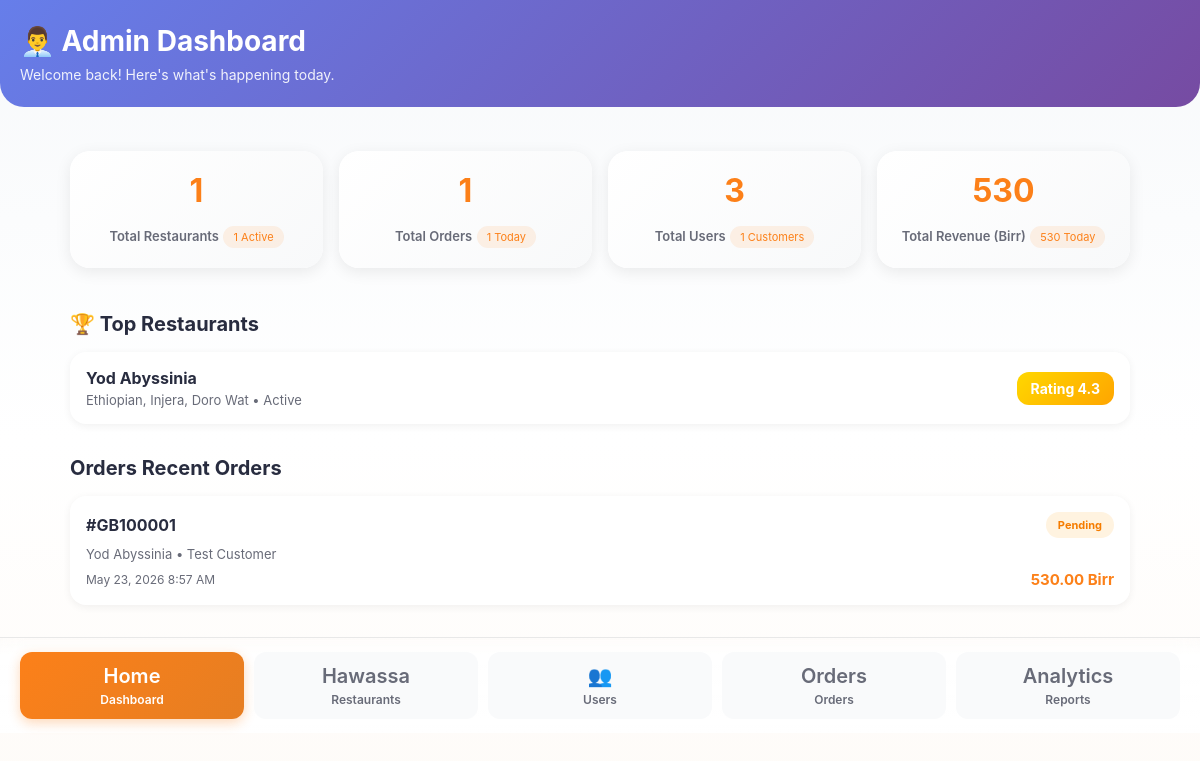
Page /admin/dashboard.php (signed in) on the committed database.
### tables this page shows
CREATE TABLE restaurants (
    id INT PRIMARY KEY AUTO_INCREMENT,
    user_id INT NOT NULL,
    name VARCHAR(150) NOT NULL,
    description TEXT,
    cuisine_type VARCHAR(200),
    location VARCHAR(200) NOT NULL,
    phone VARCHAR(20) NOT NULL,
    opening_time TIME,
    closing_time TIME,
    image VARCHAR(255),
    rating DECIMAL(2,1) DEFAULT 0.0,
    status ENUM('pending', 'active', 'suspended') DEFAULT 'pending',
    latitude DECIMAL(10,8) DEFAULT NULL,
    longitude DECIMAL(11,8) DEFAULT NULL,
    created_at TIMESTAMP DEFAULT CURRENT_TIMESTAMP,
    FOREIGN KEY (user_id) REFERENCES users(id) ON DELETE CASCADE,
    INDEX idx_location (latitude, longitude)
);

CREATE TABLE orders (
    id INT PRIMARY KEY AUTO_INCREMENT,
    order_number VARCHAR(20) UNIQUE NOT NULL,
    user_id INT NOT NULL,
    restaurant_id INT NOT NULL,
    delivery_address TEXT NOT NULL,
    payment_method ENUM('cash', 'bank_transfer', 'telebirr', 'mpesa', 'wallet') DEFAULT 'cash',
    payment_status ENUM('pending', 'paid', 'failed') DEFAULT 'pending',
    total_amount DECIMAL(10,2) NOT NULL,
    delivery_fee DECIMAL(10,2) DEFAULT 0,
    status ENUM('pending', 'confirmed', 'preparing', 'ready', 'out_for_delivery', 'delivered', 'cancelled') DEFAULT 'pending',
    created_at TIMESTAMP DEFAULT CURRENT_TIMESTAMP,
    updated_at TIMESTAMP DEFAULT CURRENT_TIMESTAMP ON UPDATE CURRENT_TIMESTAMP,
    FOREIGN KEY (user_id) REFERENCES users(id) ON DELETE CASCADE,
    FOREIGN KEY (restaurant_id) REFERENCES restaurants(id) ON DELETE CASCADE
);

CREATE TABLE users (
    id INT PRIMARY KEY AUTO_INCREMENT,
    name VARCHAR(100) NOT NULL,
    email VARCHAR(100) UNIQUE NOT NULL,
    phone VARCHAR(20) UNIQUE NOT NULL,
    password VARCHAR(255) NOT NULL,
    role ENUM('customer', 'restaurant', 'admin', 'delivery') DEFAULT 'customer',
    status ENUM('active', 'suspended') DEFAULT 'active',
    latitude DECIMAL(10,8) DEFAULT NULL,
    longitude DECIMAL(11,8) DEFAULT NULL,
    location_name VARCHAR(255) DEFAULT NULL,
    location_updated_at TIMESTAMP DEFAULT CURRENT_TIMESTAMP ON UPDATE CURRENT_TIMESTAMP,
    created_at TIMESTAMP DEFAULT CURRENT_TIMESTAMP
);

### admin/dashboard.php (the view, shortened to what this page needs)
<?php
require_once __DIR__ . '/../includes/db.php';
$totalRestaurants = $pdo->query('SELECT COUNT(*) FROM restaurants')->fetchColumn();
$activeRestaurants = $pdo->query("SELECT COUNT(*) FROM restaurants WHERE status = 'active'")->fetchColumn();
$totalOrders = $pdo->query('SELECT COUNT(*) FROM orders')->fetchColumn();
$todayOrders = $pdo->query('SELECT COUNT(*) FROM orders WHERE DATE(created_at) = CURDATE()')->fetchColumn();
$totalUsers = $pdo->query('SELECT COUNT(*) FROM users')->fetchColumn();
$totalCustomers = $pdo->query("SELECT COUNT(*) FROM users WHERE role = 'customer'")->fetchColumn();
$stmt = $pdo->query('SELECT SUM(total_amount + delivery_fee) FROM orders');
$revenue = $stmt->fetchColumn() ?: 0;
$stmt = $pdo->query('SELECT SUM(total_amount + delivery_fee) FROM orders WHERE DATE(created_at) = CURDATE()');
$todayRevenue = $stmt->fetchColumn() ?: 0;
$recentOrders = $pdo->query('SELECT o.id, o.order_number, o.status, o.total_amount, o.created_at, r.name AS restaurant_name, u.name AS customer_name FROM orders o JOIN restaurants r ON o.restaurant_id = r.id JOIN users u ON o.user_id = u.id ORDER BY o.created_at DESC LIMIT 8')->fetchAll(PDO::FETCH_ASSOC);
$topRestaurants = $pdo->query('SELECT id, name, rating, cuisine_type, status FROM restaurants ORDER BY rating DESC LIMIT 5')->fetchAll(PDO::FETCH_ASSOC);
?>
<!DOCTYPE html>
<html lang="en">
<head>
    <link rel="stylesheet" href="/assets/css/style.css">
</head>
<body>
    <div class="admin-header">
        <h1>👨‍💼 Admin Dashboard</h1>
        <p>Welcome back! Here's what's happening today.</p>
    </div>
    <main class="page-content">
        <section class="stats-grid">
            <div class="stat-card">
                <strong><?= $totalRestaurants ?></strong>
                <span>Total Restaurants</span>
                <div class="stat-badge"><?= $activeRestaurants ?> Active</div>
            </div>
            <div class="stat-card">
                <strong><?= $totalOrders ?></strong>
                <span>Total Orders</span>
                <div class="stat-badge"><?= $todayOrders ?> Today</div>
            </div>
            <div class="stat-card">
                <strong><?= $totalUsers ?></strong>
                <span>Total Users</span>
                <div class="stat-badge"><?= $totalCustomers ?> Customers</div>
            </div>
            <div class="stat-card">
                <strong><?= number_format($revenue, 0) ?></strong>
                <span>Total Revenue (Birr)</span>
                <div class="stat-badge"><?= number_format($todayRevenue, 0) ?> Today</div>
            </div>
        </section>
        <section>
            <h2 class="section-title">🏆 Top Restaurants</h2>
            <?php foreach ($topRestaurants as $restaurant): ?>
                <div class="restaurant-list-item">
                    <div class="restaurant-info">
                        <h4><?= htmlspecialchars($restaurant['name']) ?></h4>
                        <p><?= htmlspecialchars($restaurant['cuisine_type']) ?> • <?= ucfirst($restaurant['status']) ?></p>
                    </div>
                    <div class="rating-badge">Rating <?= number_format($restaurant['rating'], 1) ?></div>
                </div>
            <?php endforeach; ?>
        </section>
        <section style="margin-top:32px;">
            <h2 class="section-title">Orders Recent Orders</h2>
            <?php foreach ($recentOrders as $order): ?>
                <a href="/admin/orders.php" class="order-list-item" style="display:block;text-decoration:none;color:inherit;">
                    <div class="order-header">
                        <span class="order-number">#<?= htmlspecialchars($order['order_number']) ?></span>
                        <span class="status-badge" style="background:<?= $order['status'] === 'delivered' ? '#E8F5E9' : '#FFF3E0' ?>;color:<?= $order['status'] === 'delivered' ? '#2E7D32' : '#F57C00' ?>;padding:6px 12px;border-radius:999px;font-size:11px;font-weight:700;"><?= ucfirst(str_replace('_', ' ', $order['status'])) ?></span>
                    </div>
                    <div class="order-meta"><?= htmlspecialchars($order['restaurant_name']) ?> • <?= htmlspecialchars($order['customer_name']) ?></div>
                    <div style="display:flex;justify-content:space-between;align-items:center;margin-top:8px;">
                        <span style="font-size:12px;color:var(--gray-text);"><?= date('M d, Y g:i A', strtotime($order['created_at'])) ?></span>
                        <strong style="color:var(--primary-orange);font-size:15px;"><?= number_format($order['total_amount'], 2) ?> Birr</strong>
                    </div>
                </a>
            <?php endforeach; ?>
        </section>
    </main>
    <footer class="bottom-bar">
        <a href="/admin/dashboard.php" class="active">
            <span>Home</span>
            <span>Dashboard</span>
        </a>
        <a href="/admin/restaurants.php">
            <span>Hawassa</span>
            <span>Restaurants</span>
        </a>
        <a href="/admin/users.php">
            <span>👥</span>
            <span>Users</span>
        </a>
        <a href="/admin/orders.php">
            <span>Orders</span>
            <span>Orders</span>
        </a>
        <a href="/admin/reports.php">
            <span>Analytics</span>
            <span>Reports</span>
        </a>
    </footer>
</body>
</html>

### assets/css/style.css (style rules this page uses)
body { transition: opacity 0.2s ease, transform 0.2s ease; }
* { box-sizing: border-box; }
:root { --primary-orange: #FC8019; --primary-dark: #E67E22; --accent-red: #FF6B6B; --accent-purple: #6C5CE7; --accent-green: #00B894; --dark-text: #282C3F; --dark-text-light: #1A202C; --gray-text: #686B78; --light-gray: #93959F; --success-green: #48C479; --error-red: #E53935; --warning-yellow: #FFC107; --bg-white: #FFFFFF; --bg-light: #F9FAFB; --bg-orange-tint: #FFF5ED; --border-gray: #E8E8E8; --shadow-sm: 0 2px 8px rgba(0, 0, 0, 0.08); --shadow-md: 0 4px 16px rgba(0, 0, 0, 0.12); --shadow-lg: 0 8px 24px rgba(0, 0, 0, 0.16); --shadow-xl: 0 12px 32px rgba(0, 0, 0, 0.18); --font: 'Okra', 'Inter', -apple-system, sans-serif; }
body { margin: 0; min-height: 100vh; font-family: var(--font); color: var(--dark-text); background: linear-gradient(180deg, #f7f9fb 0%, #ffffff 55%, #fefbf8 100%); background-attachment: fixed; }
a { color: inherit; text-decoration: none; }
h1, h2, h3, h4 { margin: 0; font-weight: 700; }
p { margin: 0; }
html { scroll-behavior: smooth; }
.info-card, .checkout-card, .menu-form-card, .menu-list, .order-card, .detail-card, .report-card, .admin-card, .track-card, .timeline-card, .stat-card, .profile-form, .cart-item-card, .summary-card, .report-line { background: #fff; border: none; border-radius: 20px; padding: 20px; margin-bottom: 20px; box-shadow: var(--shadow-sm); transition: all 0.3s cubic-bezier(0.4, 0, 0.2, 1); }
.page-content { padding: 20px; }
.stats-grid { display: grid; grid-template-columns: repeat(auto-fit, minmax(140px, 1fr)); gap: 14px; margin-bottom: 24px; }
.stat-card { background: #fff; border-radius: 24px; padding: 22px; box-shadow: 0 16px 45px rgba(15, 23, 42, 0.08); text-align: center; }
.restaurant-meta h3, .menu-item-card h3, .admin-card h3, .order-card h3, .stat-card strong { margin-bottom: 8px; font-size: 16px; }
.restaurant-stats, .detail-line, .status-badge, .availability { display: flex; gap: 8px; flex-wrap: wrap; }
.restaurant-stats span, .status-badge, .availability { background: var(--bg-light); color: var(--dark-text); border-radius: 999px; padding: 6px 12px; font-size: 12px; font-weight: 600; transition: all 0.3s ease; }
.bottom-bar { position: sticky; bottom: 0; background: linear-gradient(180deg, transparent 0%, rgba(255, 255, 255, 0.98) 20%, #fff 100%); border-top: 1px solid var(--border-gray); display: flex; justify-content: space-between; align-items: center; gap: 10px; padding: 14px 20px; z-index: 10; backdrop-filter: blur(10px); }
.bottom-bar a { flex: 1; text-align: center; padding: 12px 0; border-radius: 12px; background: var(--bg-light); transition: all 0.3s ease; font-weight: 600; color: var(--gray-text); }
@media (min-width: 1024px) { .page-content { max-width: 1100px; margin: 0 auto; } }
.bottom-bar a.active { background: linear-gradient(135deg, var(--primary-orange), var(--primary-dark)); color: #fff; box-shadow: 0 4px 12px rgba(252, 128, 25, 0.3); }
.bottom-bar a { display: flex; flex-direction: column; align-items: center; gap: 4px; font-size: 12px; }
.bottom-bar a span:first-child { font-size: 20px; }

### rows in the picture
restaurants: name "Yod Abyssinia", cuisine_type "Ethiopian, Injera, Doro Wat", status "Active", rating "4.3"
orders: order_number "GB100001", status "Pending", restaurant.name "Yod Abyssinia", user.name "Test Customer", created_at "May 23, 2026 8:57 AM", total_amount "530.00"

### other values in the picture
$totalRestaurants "1"
$activeRestaurants "1"
$totalOrders "1"
$todayOrders "1"
$totalUsers "3"
$totalCustomers "1"
$revenue "530"
$todayRevenue "530"
